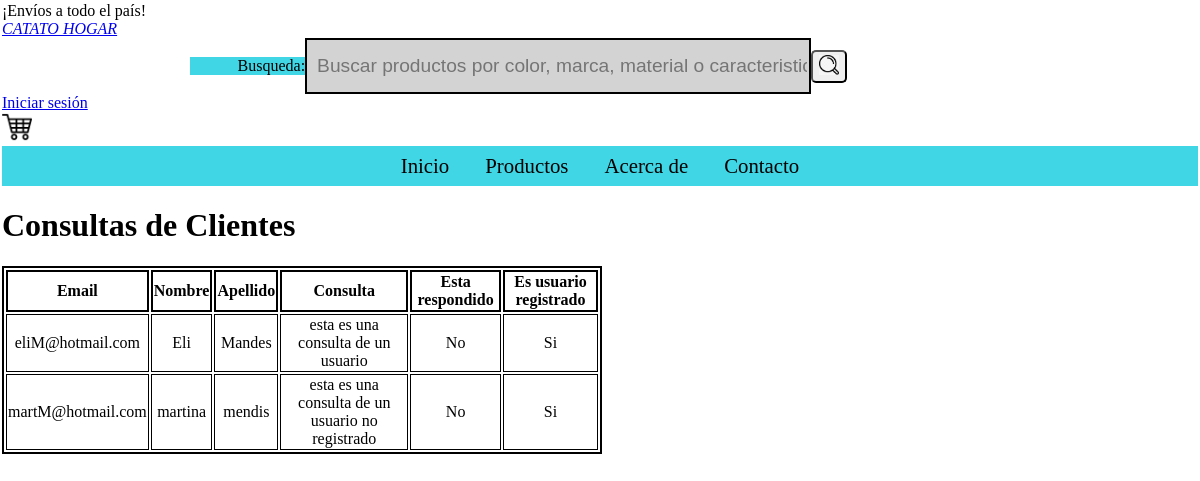
Screenshot of /vista_empleado/ve_consultas.php with the database file from the repository.
### tables this page shows
CREATE TABLE `consulta` (
  `id` int(7) NOT NULL,
  `email` varchar(40) NOT NULL,
  `nombre` varchar(30) NOT NULL,
  `apellido` varchar(30) NOT NULL,
  `texto` varchar(500) NOT NULL,
  `respondido` tinyint(1) NOT NULL,
  `id_usuario` int(7) DEFAULT NULL
);

### vista_empleado/ve_consultas.php (the view, shortened to what this page needs)
<?php
include("../encabezado.php");
?>
<!DOCTYPE html>
<html lang="en">
<head>
    <link type="text/css"  href="../css/ve_estilos.css" rel="stylesheet">
</head>
<body>
    <header>
        <?php echo $encab; ?>
	</header>
    <h1>  Consultas de Clientes </h1>
    <table>
        <tr>
            <th> Email </th>
            <th> Nombre </th>
            <th> Apellido </th>
            <th> Consulta </th>
            <th> Esta respondido </th>
            <th> Es usuario registrado </th>
        </tr>
        <?php
            global $db;
            $sql  = "SELECT `email`,`nombre`,`apellido`,`texto`,`respondido` ,`respondido`,`id_usuario`
                    FROM `consulta`
            ";
            $rs = $db->query($sql);
            foreach ($rs as $row) {
                $esUsuario = $row['id_usuario'] =='NULL' ? "No":"Si";
                $estado = $row['respondido'] == '0'? "No":"Si";
                echo"
                        <tr>
                            <td> ".$row['email']." </td>
                            <td> ".$row['nombre']." </td>
                            <td> ".$row['apellido']." </td>
                            <td> ".$row['texto']." </td>
                            <td> $estado </td>
                            <td> $esUsuario </td>
                        </tr>
                ";
            }
        ?>
    </table>
</body>
</html>

### css/ve_estilos.css (style rules this page uses)
body { margin:2px; display: block; }
header { display:block; }

### vista_empleado/ve_consultas.php (style rules this page uses)
table { border: 2px solid #000; width:600px; margin-bottom: 40px; }
th { border: 1px solid #000; }
tr { height:30px; }
td { border: 1px solid #000; text-align:center; }
th { border: 2px solid #000; }
body { background-color:white; }

### rows the page displays
consulta: email "eliM@hotmail.com", nombre "Eli", apellido "Mandes", texto "esta es una consulta de un usuario", respondido "No", id_usuario "Si"
consulta: email "martM@hotmail.com", nombre "martina", apellido "mendis", texto "esta es una consulta de un usuario no registrado", respondido "No", id_usuario "Si"
